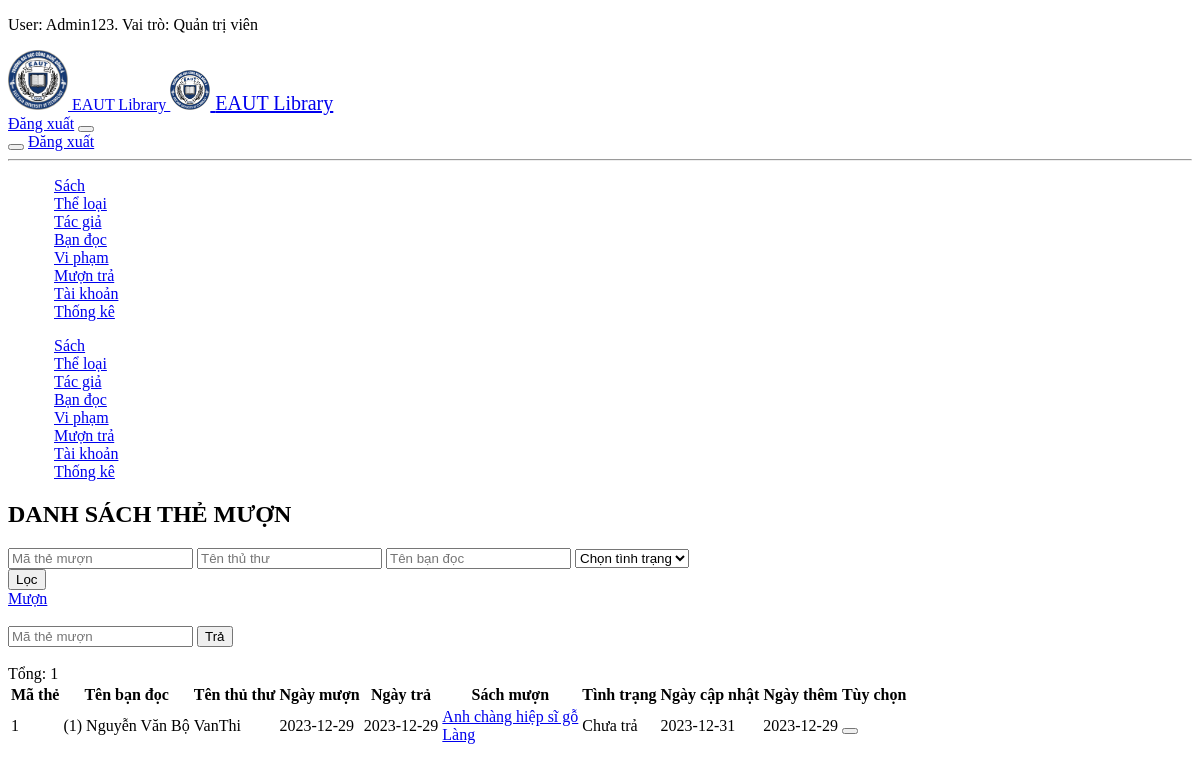
Screenshot of /admin/borrows (signed in) with the database file from the repository.
### tables this page shows
CREATE TABLE `themuontra` (
  `MATHEMUON` int(11) NOT NULL,
  `MABANDOC` int(11) NOT NULL,
  `MAADMIN` int(11) NOT NULL,
  `NGAYMUON` date NOT NULL DEFAULT current_timestamp(),
  `NGAYTRA` date NOT NULL DEFAULT current_timestamp(),
  `TINHTRANG` varchar(50) NOT NULL,
  `NGAYCAPNHAT` date NOT NULL DEFAULT current_timestamp(),
  `NGAYTHEM` date NOT NULL DEFAULT current_timestamp()
);

CREATE TABLE `bandoc` (
  `MABANDOC` int(11) NOT NULL,
  `HOTEN` varchar(50) NOT NULL,
  `NGAYSINH` date NOT NULL,
  `DIACHI` varchar(100) NOT NULL,
  `SDT` varchar(10) NOT NULL,
  `NGAYTHEM` date NOT NULL DEFAULT current_timestamp()
);

CREATE TABLE `sach_themuontra` (
  `MASACH` int(11) NOT NULL,
  `MATHEMUON` int(11) NOT NULL,
  `NGAYTHEM` date NOT NULL DEFAULT current_timestamp()
);

CREATE TABLE `sach` (
  `MASACH` int(11) NOT NULL,
  `MATHELOAI` int(11) NOT NULL,
  `MATACGIA` int(11) NOT NULL,
  `TENSACH` varchar(100) NOT NULL,
  `SOLUONG` int(11) NOT NULL,
  `VITRI` varchar(100) NOT NULL,
  `TOMTAT` varchar(255) NOT NULL,
  `ANHSACH` varchar(255) NOT NULL,
  `NGAYTHEM` date NOT NULL DEFAULT current_timestamp(),
  `NGAYCAPNHAT` date NOT NULL DEFAULT current_timestamp()
);

### controllers/MuonTraController.php (called while the page is built, shortened)
<?php
class MuonTraController
{
  public static function index(Router $router)
  {
    $search = [
      'cardid' => $_GET["cardid"] ?? '',
      'username' => $_GET["username"] ?? '',
      'hoten' => $_GET["hoten"] ?? '',
      'tinhtrang' => $_GET["tinhtrang"] ?? ''
    ];
    $borrowCards = Themuon::get($search);
    $router->renderAdminPanel('admin/borrows/trangchu', [
      'cards' => $borrowCards,
      'search' => $search
    ]);
  }
}

### src/index.php (called while the page is built, shortened)
<?php
$router = new Router();
$apacheUrl = '';
$router->get($apacheUrl . '/', [SachController::class, 'guestView']);
$router->get($apacheUrl . '/books', [SachController::class, 'guestRead']);
$router->get($apacheUrl . '/auth/login', [AuthController::class, 'login']);
$router->post($apacheUrl . '/auth/login', [AuthController::class, 'login']);
$router->get($apacheUrl . '/auth/logout', [AuthController::class, 'logout']);
$router->get($apacheUrl . '/admin/', [SachController::class, 'index']);
$router->get($apacheUrl . '/admin', [SachController::class, 'index']);
$router->get($apacheUrl . '/admin/accounts', [AccountController::class, 'index']);
$router->get($apacheUrl . '/admin/accounts/', [AccountController::class, 'index']);
$router->get($apacheUrl . '/admin/accounts/create', [AccountController::class, 'create']);
$router->post($apacheUrl . '/admin/accounts/create', [AccountController::class, 'create']);
$router->get($apacheUrl . '/admin/accounts/update', [AccountController::class, 'update']);
$router->post($apacheUrl . '/admin/accounts/update', [AccountController::class, 'update']);
$router->get($apacheUrl . '/admin/accounts/delete', [AccountController::class, 'delete']);
$router->get($apacheUrl . '/admin/accounts/changepassword', [AccountController::class, 'changePass']);
$router->post($apacheUrl . '/admin/accounts/changepassword', [AccountController::class, 'changePass']);
$router->get($apacheUrl . '/admin/books', [SachController::class, 'index']);
$router->get($apacheUrl . '/admin/books/', [SachController::class, 'index']);
$router->get($apacheUrl . '/admin/books/create', [SachController::class, 'create']);
$router->post($apacheUrl . '/admin/books/create', [SachController::class, 'create']);
$router->get($apacheUrl . '/admin/books/update', [SachController::class, 'update']);
$router->post($apacheUrl . '/admin/books/update', [SachController::class, 'update']);
$router->post($apacheUrl . '/admin/books/delete', [SachController::class, 'delete']);
$router->get($apacheUrl . '/admin/authors', [TacgiaController::class, 'index']);
$router->get($apacheUrl . '/admin/authors/', [TacgiaController::class, 'index']);
$router->get($apacheUrl . '/admin/authors/create', [TacgiaController::class, 'create']);
$router->post($apacheUrl . '/admin/authors/create', [TacgiaController::class, 'create']);
$router->get($apacheUrl . '/admin/authors/update', [TacgiaController::class, 'update']);
$router->post($apacheUrl . '/admin/authors/update', [TacgiaController::class, 'update']);
$router->post($apacheUrl . '/admin/authors/delete', [TacgiaController::class, 'delete']);
$router->get($apacheUrl . '/admin/violations', [ViphamController::class, 'index']);
$router->get($apacheUrl . '/admin/violations/', [ViphamController::class, 'index']);
$router->get($apacheUrl . '/admin/violations/create', [ViphamController::class, 'create']);
$router->post($apacheUrl . '/admin/violations/create', [ViphamController::class, 'create']);
$router->get($apacheUrl . '/admin/violations/update', [ViphamController::class, 'update']);
$router->post($apacheUrl . '/admin/violations/update', [ViphamController::class, 'update']);
$router->post($apacheUrl . '/admin/violations/delete', [ViphamController::class, 'delete']);
$router->get($apacheUrl . '/admin/readers', [BandocController::class, 'index']);
$router->get($apacheUrl . '/admin/readers/', [BandocController::class, 'index']);
$router->get($apacheUrl . '/admin/readers/create', [BandocController::class, 'create']);
$router->post($apacheUrl . '/admin/readers/create', [BandocController::class, 'create']);
$router->get($apacheUrl . '/admin/readers/update', [BandocController::class, 'update']);
$router->post($apacheUrl . '/admin/readers/update', [BandocController::class, 'update']);
$router->post($apacheUrl . '/admin/readers/delete', [BandocController::class, 'delete']);
$router->get($apacheUrl . '/admin/genres', [TheloaiController::class, 'index']);
$router->get($apacheUrl . '/admin/genres/', [TheloaiController::class, 'index']);
$router->get($apacheUrl . '/admin/genres/create', [TheloaiController::class, 'create']);
$router->post($apacheUrl . '/admin/genres/create', [TheloaiController::class, 'create']);
$router->get($apacheUrl . '/admin/genres/update', [TheloaiController::class, 'update']);
$router->post($apacheUrl . '/admin/genres/update', [TheloaiController::class, 'update']);
$router->post($apacheUrl . '/admin/genres/delete', [TheloaiController::class, 'delete']);
$router->get($apacheUrl . '/admin/borrows', [MuonTraController::class, 'index']);
$router->get($apacheUrl . '/admin/borrows/', [MuonTraController::class, 'index']);
$router->get($apacheUrl . '/admin/borrows/create', [MuonTraController::class, 'create']);
$router->post($apacheUrl . '/admin/borrows/create', [MuonTraController::class, 'create']);
$router->get($apacheUrl . '/admin/borrows/update', [MuonTraController::class, 'update']);
$router->post($apacheUrl . '/admin/borrows/update', [MuonTraController::class, 'update']);
$router->post($apacheUrl . '/admin/borrows/delete', [MuonTraController::class, 'delete']);
$router->post($apacheUrl . '/admin/borrows/return', [MuonTraController::class, 'returnCard']);
$router->post($apacheUrl . '/admin/borrows/removebook', [MuonTraController::class, 'removeBook']);
$router->get($apacheUrl . '/api/book', [SachAPI::class, 'getById']);
$router->post($apacheUrl . '/api/book/borrow', [SachAPI::class, 'addBookToCard']);
$router->post($apacheUrl . '/api/book/return', [SachAPI::class, 'removeBookFromCard']);
$router->get($apacheUrl . '/admin/analytics', [ThongKeController::class, 'index']);
$router->get($apacheUrl . '/admin/analytics/', [ThongKeController::class, 'index']);
$router->get($apacheUrl . '/admin/analytics/download', [ThongKeController::class, 'download']);
$router->resolve();

### models/Themuon.php (called while the page is built, shortened)
<?php
class Themuon
{
  public static function get($search)
  {
    $queryStr = "SELECT themuontra.`MATHEMUON`, themuontra.`NGAYTHEM`, themuontra.NGAYMUON, themuontra.NGAYTRA, themuontra.TINHTRANG, themuontra.NGAYCAPNHAT, admin.MAADMIN, bandoc.MABANDOC, admin.USERNAME, bandoc.HOTEN FROM `themuontra` INNER JOIN admin ON admin.MAADMIN = themuontra.MAADMIN INNER JOIN bandoc ON bandoc.MABANDOC = themuontra.MABANDOC WHERE 1";
    $statement = Database::$pdo->prepare($queryStr);
    $statement->execute();
    $result = $statement->get_result();
    $newArr = [];
    foreach($result as $card) {
      $card["SACHMUON"] = Sach::getRelated($card["MATHEMUON"]);
      $newArr[] = $card;
    }
    return $newArr;
  }
}

### models/Sach.php (called while the page is built, shortened)
<?php
class Sach
{
  public static function getRelated(int $MATHEMUON)
  {
    $statement = Database::$pdo->prepare("SELECT sach_themuontra.`MASACH`, sach_themuontra.`MATHEMUON`, sach_themuontra.`NGAYTHEM`, sach.MASACH, sach.TENSACH FROM `sach_themuontra` INNER JOIN sach ON sach.MASACH = sach_themuontra.MASACH WHERE sach_themuontra.MATHEMUON = ?");
    $statement->bind_param("i", $MATHEMUON);
    $statement->execute();
    return $statement->get_result();
  }
}

### views/admin/borrows/trangchu.php (the view, shortened to what this page needs)
<h2>DANH SÁCH THẺ MƯỢN</h2>
<div class="uk-flex" style="align-items: center;">
    <form class="uk-flex uk-margin-auto-right" style="align-items: center;">
        <div class="uk-width-1-2 uk-margin-right">
            <input class="uk-input" type="number" name="cardid" placeholder="Mã thẻ mượn" value="<?php echo $search["cardid"] ?>" aria-label="Search">
            <input class="uk-input" type="search" name="username" placeholder="Tên thủ thư" value="<?php echo $search["username"] ?>" aria-label="Search">
            <input class="uk-input" type="search" name="hoten" placeholder="Tên bạn đọc" value="<?php echo $search["hoten"] ?>" aria-label="Search">
            <select class="uk-select" name="tinhtrang" value="<?php echo $search["tinhtrang"] ?>">
                <option value="">Chọn tình trạng</option>
            </select>
        </div>
        <input type="submit" value="Lọc" class="uk-button uk-button-secondary">
    </form>
    <a href="/admin/borrows/create" class="uk-button uk-button-primary">Mượn</a>
</div>
<br>
<form class="uk-margin-auto" action="/admin/borrows/return" method="post" style="width: max-content;">
    <input class="uk-input uk-width-small" type="number" name="MATHEMUON" id="MATHEMUON" type="number" placeholder="Mã thẻ mượn">
    <input type="submit" class="uk-button uk-button-danger" value="Trả">
</form>
<br>
<section id="total"></section>
<div class="uk-overflow-auto">
    <table class="uk-table uk-table-striped">
        <thead>
            <tr>
                <th>Mã thẻ</th>
                <th>Tên bạn đọc</th>
                <th>Tên thủ thư</th>
                <th>Ngày mượn</th>
                <th>Ngày trả</th>
                <th>Sách mượn</th>
                <th>Tình trạng</th>
                <th>Ngày cập nhật</th>
                <th>Ngày thêm</th>
                <th>Tùy chọn</th>
            </tr>
        </thead>
        <tbody>
            <?php foreach ($cards as $i => $card) : ?>
                <tr>
                    <td>
                        <?php echo $card["MATHEMUON"] ?>
                    </td>
                    <td>
                        (<?php echo $card["MABANDOC"] ?>) <?php echo $card["HOTEN"] ?>
                    </td>
                    <td>
                        <?php echo $card["USERNAME"] ?>
                    </td>
                    <td>
                        <?php echo $card["NGAYMUON"] ?>
                    </td>
                    <td>
                        <?php echo $card["NGAYTRA"] ?>
                    </td>
                    <td style="display:flex; flex-direction: column">
                        <?php foreach ($card["SACHMUON"] as $book) : ?>
                            <a class="uk-link" href="/books?id=<?php echo $book["MASACH"] ?>" target="_blank">
                                <?php echo $book["TENSACH"] ?>
                            </a>
                        <?php endforeach; ?>
                    </td>
                    <td>
                        <?php echo $card["TINHTRANG"] ?>
                    </td>
                    <td>
                        <?php echo $card["NGAYCAPNHAT"] ?>
                    </td>
                    <td>
                        <?php echo $card["NGAYTHEM"] ?>
                    </td>
                    <td class="uk-flex">
                        <form action="/admin/borrows/delete" method="post" onsubmit="return confirm('Bạn có chắc muốn xóa?')">
                            <button id="<?php echo $card["MATHEMUON"] . "delete-btn" ?>" type="submit" class="uk-button uk-button-small uk-button-danger uk-padding-remove"><span uk-icon="trash"></span></button>
                        </form>
                    </td>
                </tr>
            <?php endforeach; ?>
        </tbody>
    </table>
</div>

### rows the page displays
themuontra: MATHEMUON "1", MABANDOC.MABANDOC "1", MABANDOC.HOTEN "Nguyễn Văn Bộ", MAADMIN.USERNAME "VanThi", NGAYMUON "2023-12-29", NGAYTRA "2023-12-29", TINHTRANG "Chưa trả", NGAYCAPNHAT "2023-12-31", NGAYTHEM "2023-12-29"
sach_themuontra: MASACH.TENSACH "Anh chàng hiệp sĩ gỗ"
sach_themuontra: MASACH.TENSACH "Làng"

### other values shown
$_SESSION["username"] "Admin123"
$roles[$_SESSION["role"]] "Quản trị viên"
